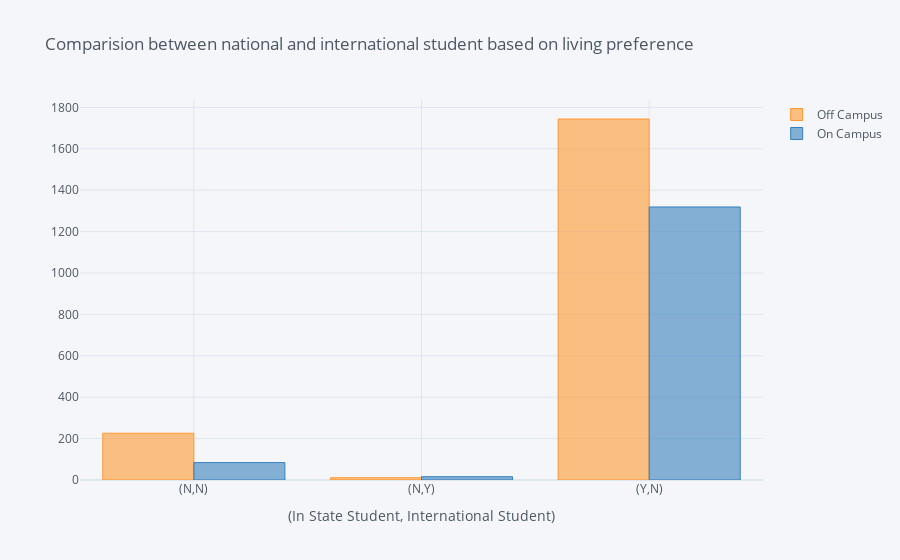

Notebook source saved alongside this figure:
### Markdown cell above
51% of the student are local who decide to live outside the campus and 39% are living inside the campus.There are very less number of international student.

### Code cell
geo_stat0.iplot(kind='bar',xTitle='(In State Student, International Student)',
                title='Comparision between national and international student based on living preference')

### Figure 1 — Plotly figure (JSON) as saved in the notebook; plotly's stock layout.template omitted (floating-point values rounded to 4 significant figures)
{"data": [{"marker": {"color": "rgba(255, 153, 51, 0.6)", "line": {"color": "rgba(255, 153, 51, 1.0)", "width": 1}}, "name": "Off Campus", "orientation": "v", "text": "", "type": "bar", "x": ["(N,N)", "(N,Y)", "(Y,N)"], "y": [226, 11, 1744]}, {"marker": {"color": "rgba(55, 128, 191, 0.6)", "line": {"color": "rgba(55, 128, 191, 1.0)", "width": 1}}, "name": "On Campus", "orientation": "v", "text": "", "type": "bar", "x": ["(N,N)", "(N,Y)", "(Y,N)"], "y": [84, 16, 1319]}], "layout": {"legend": {"bgcolor": "#F5F6F9", "font": {"color": "#4D5663"}}, "paper_bgcolor": "#F5F6F9", "plot_bgcolor": "#F5F6F9", "title": {"font": {"color": "#4D5663"}, "text": "Comparision between national and international student based on living preference"}, "xaxis": {"gridcolor": "#E1E5ED", "showgrid": true, "tickfont": {"color": "#4D5663"}, "title": {"font": {"color": "#4D5663"}, "text": "(In State Student, International Student)"}, "zerolinecolor": "#E1E5ED"}, "yaxis": {"gridcolor": "#E1E5ED", "showgrid": true, "tickfont": {"color": "#4D5663"}, "title": {"font": {"color": "#4D5663"}, "text": ""}, "zerolinecolor": "#E1E5ED"}}}
